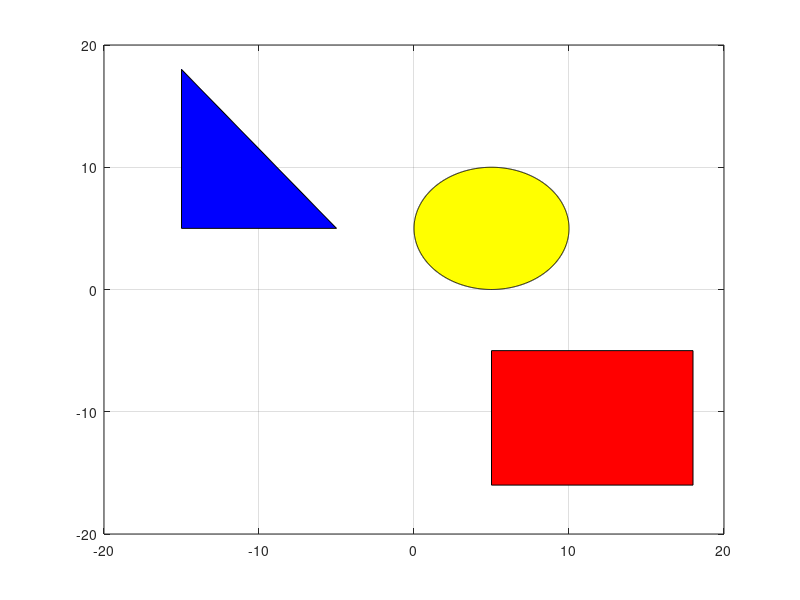

This figure's MATLAB source: (Note: this script raises an error after producing the figure.)

% Define the Rectangle Obstacle.
X1 = [5,18,18,5,5];         
Y1 = [-5,-5,-16,-16,-5];
fill(X1,Y1,'red')
hold on
%Define the triangle obstacle.
X2 = [-15 -5 -15,-15];
Y2 = [18,5,5,18];
fill(X2,Y2,'blue')

%Define the circle obstacle.

R3 = 5;
theta_ = linspace(0,2*pi,1000);
X3 = (5+R3*sin(theta_))';
Y3 = (5+R3*cos(theta_))'; 
fill(X3,Y3,'yellow')
axis([-20 20 -20 20])


%2=Rlink

grid on

l1 = 10;
l2 = 8;
 
% Define the range of joint angles
theta1_range = linspace(0, 2*pi, 1000);
theta2_range = linspace(0, 2*pi, 1000);


P1t1 = [];
P1t2 = [];
P2t1 = [];
P2t2 = [];
P3t1 = [];
P3t2 = [];
for i = 1:length(theta1_range)
    for j = 1:length(theta2_range)
        tiledlayout(1,2)
        [x, y] = forward_kinematics_cspace(theta1_range(i), theta2_range(j),l1,l2);
        plot(x,y,'black')
        pause(1e-9)
        axis([-20 20 -20 20])
        
        nexttile
        if inpolygon(x, y, X1, Y1)
            P1t1 = [P1x, theta1_range(i)];
            P1t2 = [P1y, theta2_range(j)];
            
        elseif inpolygon(x,y,X2,Y2)
            P2t1 = [P2x, theta1_range(i)];
            P2t2 = [P2y, theta2_range(j)];

        elseif inpolygon(x,y,X3,Y3)
            P3t1 = [P3x, theta1_range(i)];
            P3t2 = [P3y, theta2_range(j)];
        end

        plot(P1t2,P1t1, '.', 'Color', 'red')
        hold on
        plot(P2t2,P2t1,'.','Color','blue')
        plot(P3t2,P3t1,'.','Color','yellow')
        hold off

        xlabel('Theta2');
        ylabel('Theta1');
        axis([0 2*pi 0 2*pi])
        grid on 
        pause(1e-9)
        
    end
end